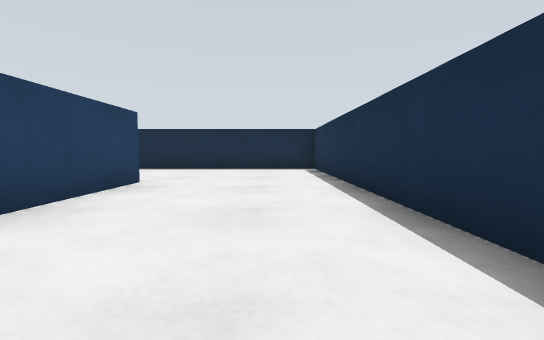
view 1 (above)

19 first-person views from a walk through a Gazebo world. The camera is 0.27 m above the floor, tilts 4° down and sees 90° across. The floor is counted in squares, 0.5 m on a side. Each view is taken from the middle of a square. On the plan, view 1 faces up. The plan holds only what a view shows up to about 9 squares ahead; the rest is blank. The robots in the file are not drawn.

view 2
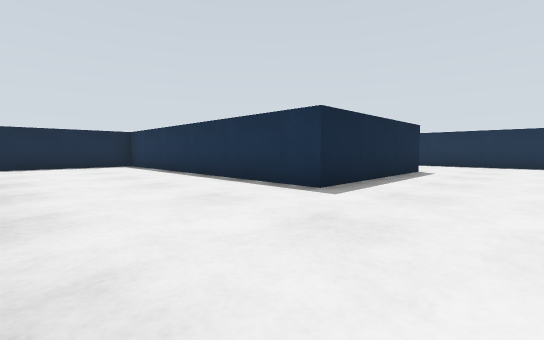

view 3
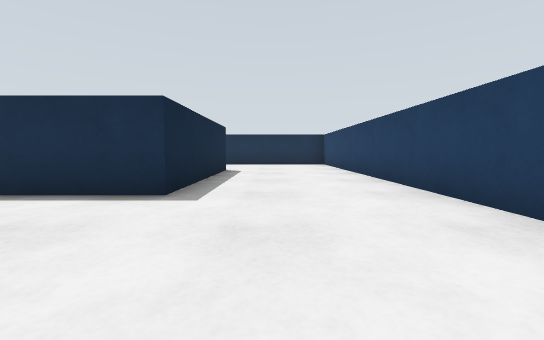

view 4
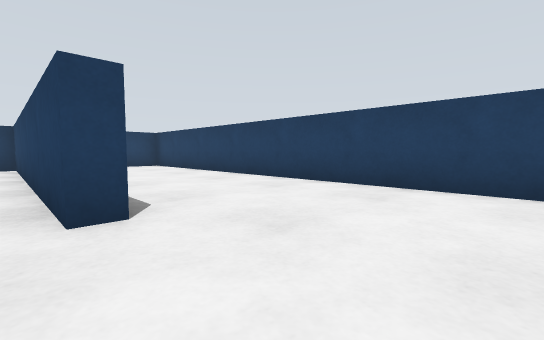

view 5
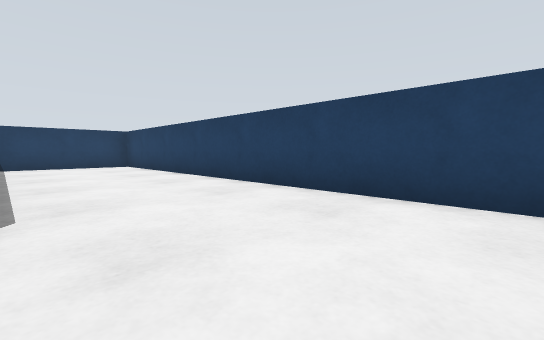

view 6
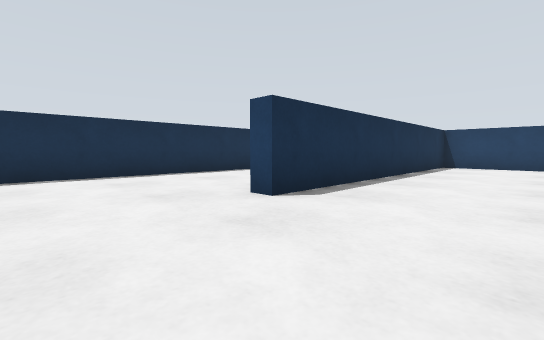

view 7
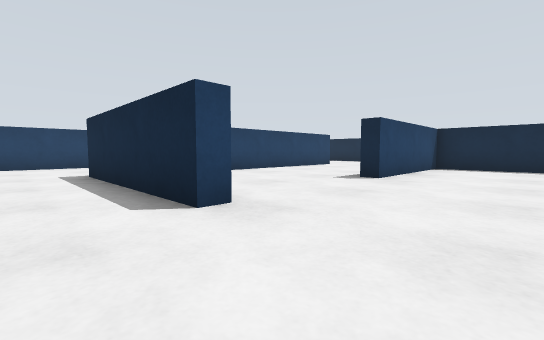

view 8
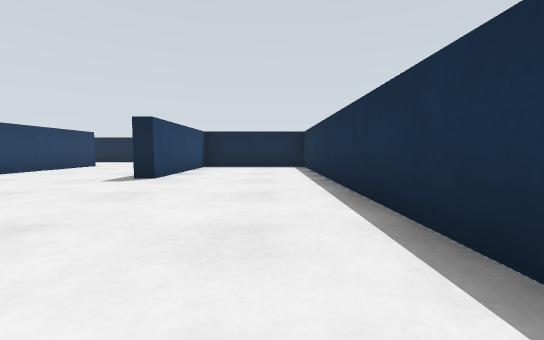

view 9
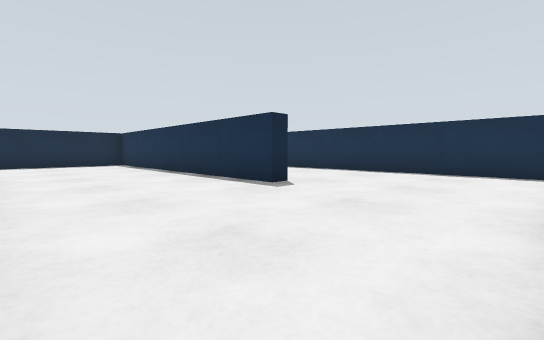

view 10
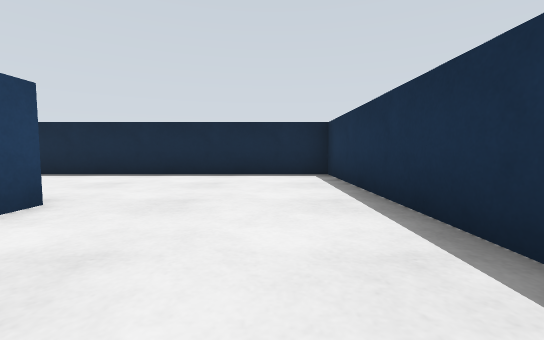

view 11
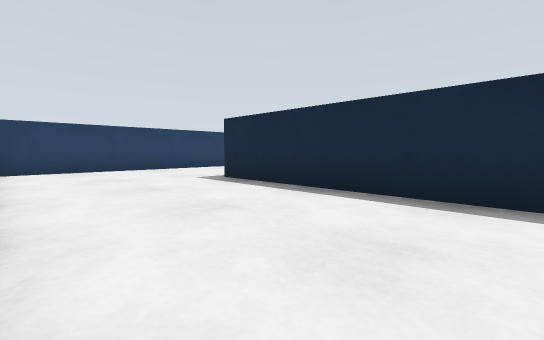

view 12
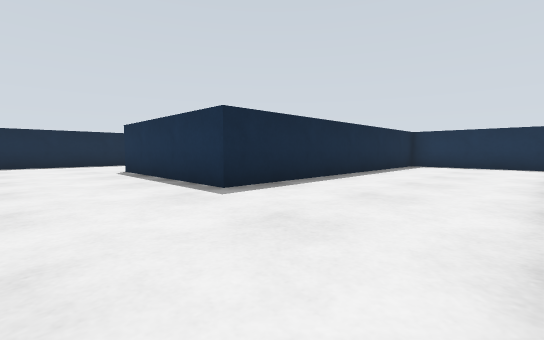

view 13
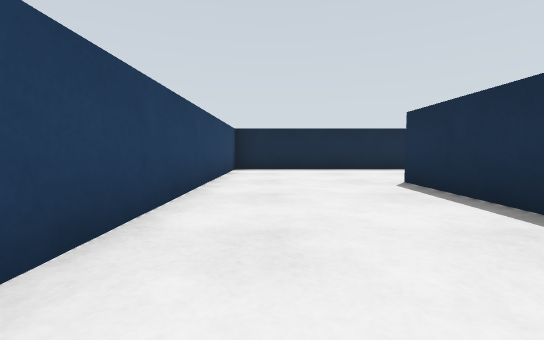

view 14
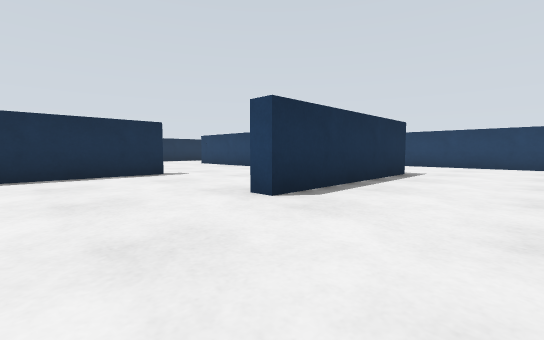

view 15
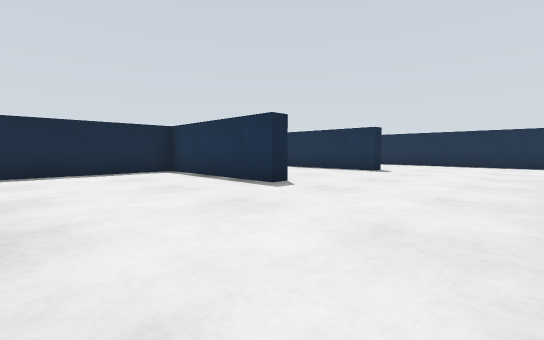

view 16
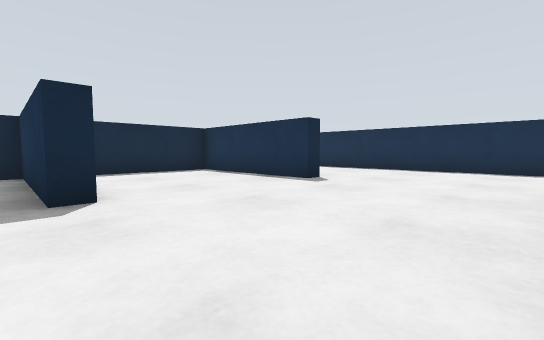

view 17
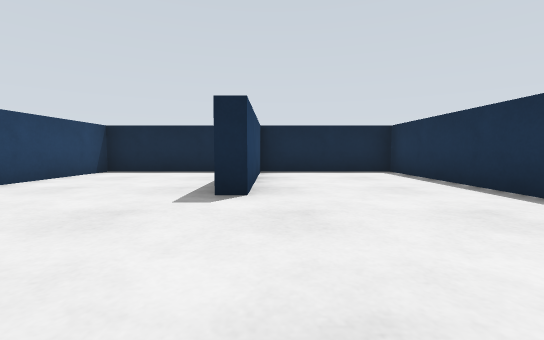

view 18
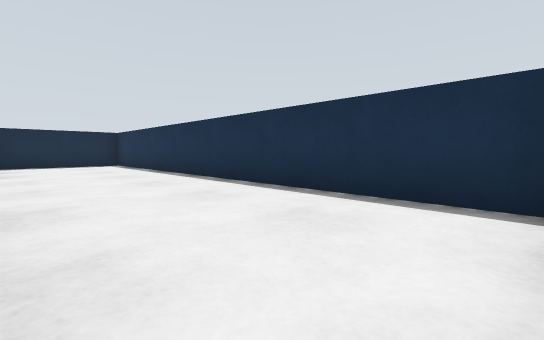

view 19
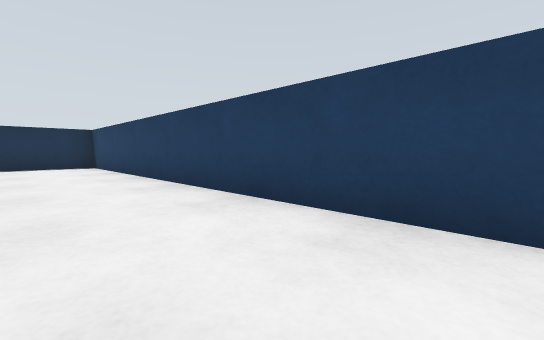

### Floor plan
Ten units are one square. View 1 is at (0, 0); x grows to the right and y downward. Boxes are objects, and circles mark ways between rooms. Rooms are numbered by the first view taken in them; rooms with no view inside come last. Other rooms are left out.
<svg viewBox="-66 -206 162 242">
<path fill="none" stroke="#000" d="M57 -3 13 -3 13 -83 -41 -83M-58 31 -27 31 -27 -47 -23 -47 -23 31 66 31M-61 -71 -61 28M17 -88 17 -36M81 -83 57 -83 57 -43 53 -43 53 -123 -27 -123 -27 -167M-50 -87 -25 -87M57 -8 57 -3M66 31 91 31 91 -79M-61 -176 -61 -89M18 -163 13 -163 13 -201 -61 -201 -61 -176M-27 -167 -22 -167M91 -89 91 -201 57 -201 57 -163 53 -163 53 -201 17 -201 17 -172"/>
<circle cx="55" cy="15" r="3" fill="#2a7"/>
<circle cx="-45" cy="-165" r="3" fill="#2a7"/>
<text x="-10" y="-20">1</text>
<text x="20" y="-70">2</text>
<text x="30" y="-150">3</text>
</svg>
Room 1 opens to room 2. Room 2 opens to room 3.

Where each view was taken, in squares from view 1:
view 1: 0 up, 0 right, facing up
view 2: 2 down, 2 left, facing up-right
view 3: 1 down, 2 left, facing right
view 4: 7 up, 2 left, facing down-left
view 5: 7 up, 3 left, facing down-left
view 6: 7 up, 5 left, facing down-right
view 7: 1 down, 8 right, facing up-left
view 8: 1 down, 8 right, facing up
view 9: 1 up, 2 right, facing up-right
view 10: 6 up, 4 right, facing up
view 11: 9 up, 2 right, facing up-left
view 12: 9 up, 5 left, facing up-right
view 13: 12 up, 5 left, facing up
view 14: 19 up, 5 left, facing down-right
view 15: 13 up, 2 left, facing up-right
view 16: 13 up, 1 right, facing up-right
view 17: 13 up, 6 right, facing up
view 18: 9 up, 6 right, facing up-right
view 19: 1 down, 1 left, facing down-right
